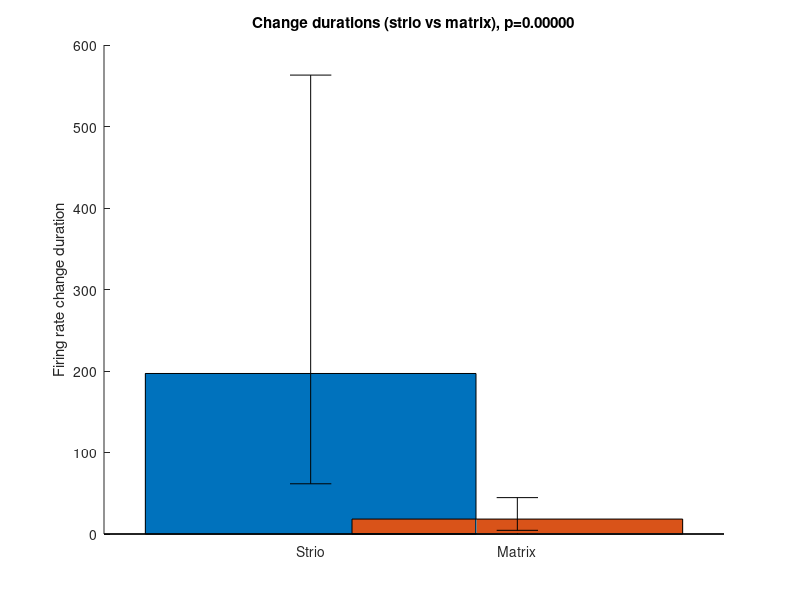

The MATLAB source for this figure:
% These paramaters should be updated by hand by consulting the data and 
% a chi-squared tabled.
N_STRIO = 35;
A_STRIO = 49.480;
B_STRIO = 18.291;
N_MATRIX = 77;
A_MATRIX = 100.839;
B_MATRIX = 52.942;

striodur = load('./strio_duration.mat');
matrixdur = load('./matrix_duration.mat');
striodur = striodur.duration;
matrixdur = matrixdur.duration;

s2_strio = var(striodur); % By default this normalizes by (n - 1)
s2_matrix = var(matrixdur);

uCI_strio = ((N_STRIO - 1) * s2_strio) / B_STRIO;
lCI_strio = ((N_STRIO - 1) * s2_strio) / A_STRIO;
uCI_matrix = ((N_MATRIX - 1) * s2_matrix) / B_MATRIX;
lCI_matrix = ((N_MATRIX - 1) * s2_matrix) / A_MATRIX;

[h,p] = vartest2(striodur, matrixdur);

f = figure;
hold on;
bar(1, s2_strio);
bar(2, s2_matrix);
errorbar(1, s2_strio, lCI_strio, uCI_strio, 'k');
errorbar(2, s2_matrix, lCI_matrix, uCI_matrix, 'k');
set(gca, 'xtick', [1 2], 'xticklabel', {'Strio', 'Matrix'});
ylabel('Firing rate change duration');
title(sprintf('Change durations (strio vs matrix), p=%.5f', p));
